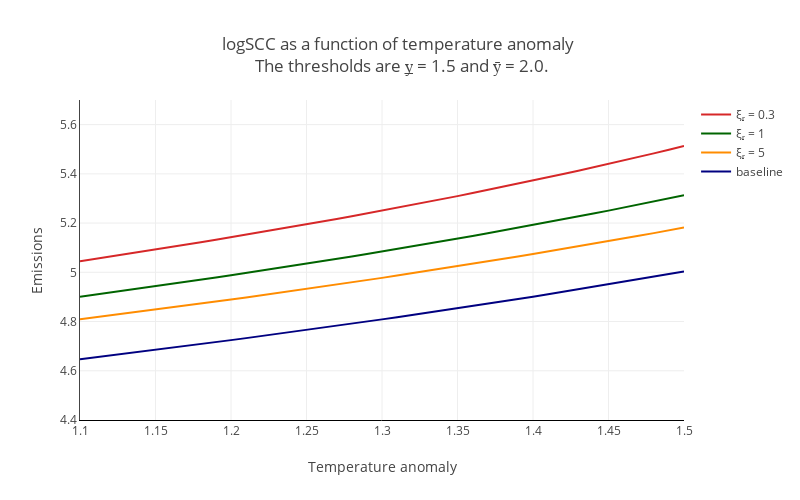

Source (notebook cell):
### Markdown cell above
The figure shows $\log SCC$ as a function of temperature anomaly:

$$
\log SCC = \log C_0 - \log N - \log E + \log \eta - \log (1 - \eta)
$$

### Code cell
from src.plots import plot1011
args_scc = (α, η, i_over_k, K0, γ_1, γ_2)
plot1011(pre_jump_res, y_grid_short_2, y_underline, args_scc)
